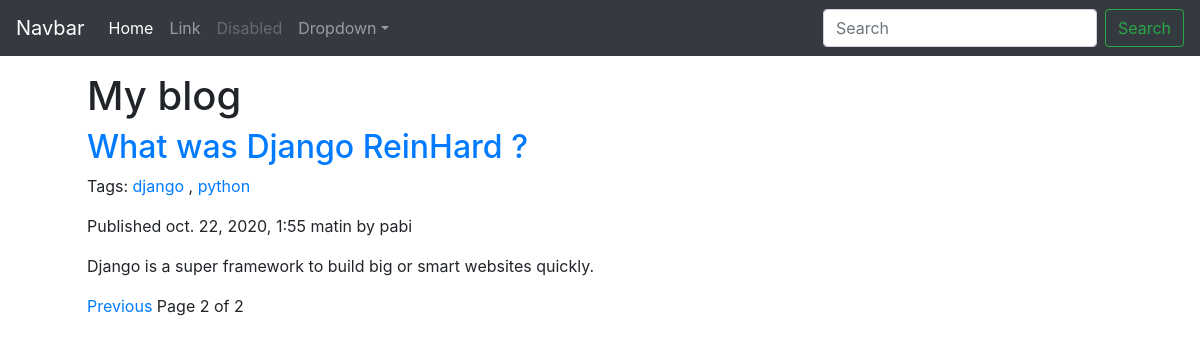
Screenshot of /blog/?page=2 with the database file from the repository.
### blogging/models.py (models this page shows, shortened)
class Post(models.Model):
    class Status(models.TextChoices):
        DRAFT = 'DF', 'Draft'
        PUBLISHED = 'PB', 'Published'
    title = models.CharField(max_length=250)
    slug = models.SlugField(max_length=250, unique_for_date='publish')
    author = models.ForeignKey(User, on_delete=models.CASCADE)
    body = models.TextField()
    publish = models.DateTimeField(default=timezone.now)
    created = models.DateTimeField(auto_now_add=True)
    updated = models.DateTimeField(auto_now=True)
    status = models.CharField(max_length=10,
                              choices=Status.choices,
                              default=Status.DRAFT)
    objects = models.Manager()
    published = PublishedManager()
    tags = TaggableManager()
    class Meta:
        ordering = ('-publish',)
    def get_absolute_url(self):
        return reverse('blog:post_detail', args=[self.publish.year,
                                                self.publish.month,
                                                self.publish.day,
                                                self.slug])

### blogging/views.py (the view)
# urls.py: path('', views.post_list, name='post_list'),
def post_list(request, tag_slug=None):
    post_list = Post.published.all()
    tag = None
    if tag_slug:
        tag = get_object_or_404(Tag, slug=tag_slug)
        post_list = post_list.filter(tags__in=[tag])
    paginator = Paginator(post_list, 3)
    page_number = request.GET.get('page')
    try:
        posts = paginator.page(page_number)
    except PageNotAnInteger:
        posts = paginator.page(1)
    except EmptyPage:
        posts = paginator.page(paginator.num_pages)
    return render(request, 'blogging/post/list.html', { 'posts': posts, 'tag': tag })

### blogging/models.py (called while the page is built)
    def get_queryset(self):
        return super().get_queryset().filter(status=Post.Status.PUBLISHED)

### blogging/templates/blogging/post/list.html (shortened to what this page needs)
{% extends 'blogging/base.html' %}
{% block content %}
    <h1>My blog</h1>
    {% for post in posts %}
    <h2>
        <a href="{{ post.get_absolute_url }}">{{ post.title }}</a>
    </h2>
    <p class="tags">
        Tags:
        {% for tag in post.tags.all %}
            <a href="{% url 'blog:post_list_by_tag' tag.slug %}">{{ tag.name }}</a>
            {% if not forloop.last %}, {% endif %}
        {% endfor %}
    </p>
    <p class="date">
        Published {{ post.publish }} by {{ post.author }}
    </p>
    {{ post.body|truncatewords:30|linebreaks }}
    {% endfor %}
    {% include "blogging/pagination.html" with page=posts %}
{% endblock %}

### rows the page displays
Post: title "What was Django ReinHard ?", publish "oct. 22, 2020, 1:55 matin", author "pabi", body "Django is a super framework to build big or smart websites quickly."
Tag: name "django"
Tag: name "python"

### other values shown
{{ page.number }} "2"
{{ page.paginator.num_pages }} "2"
